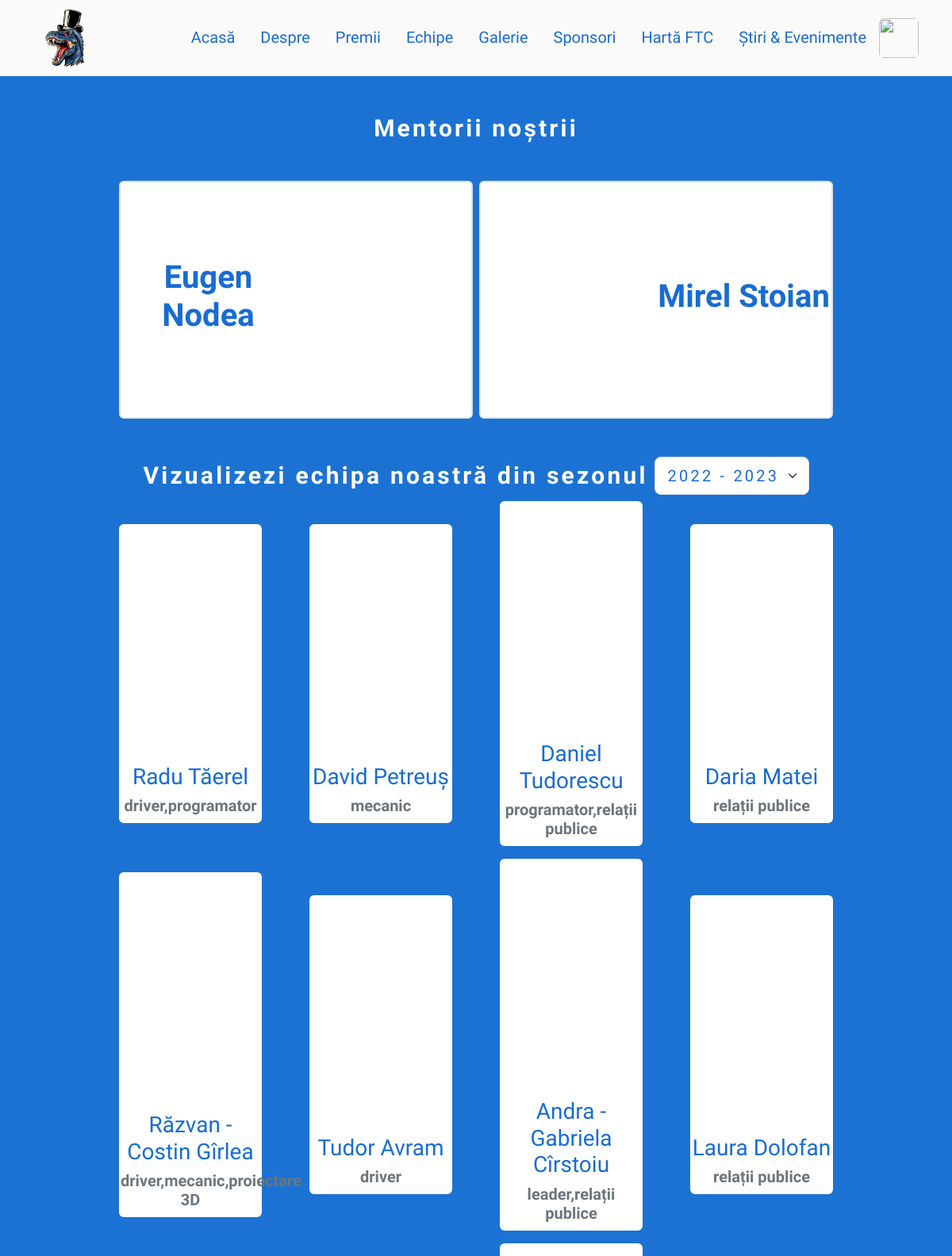
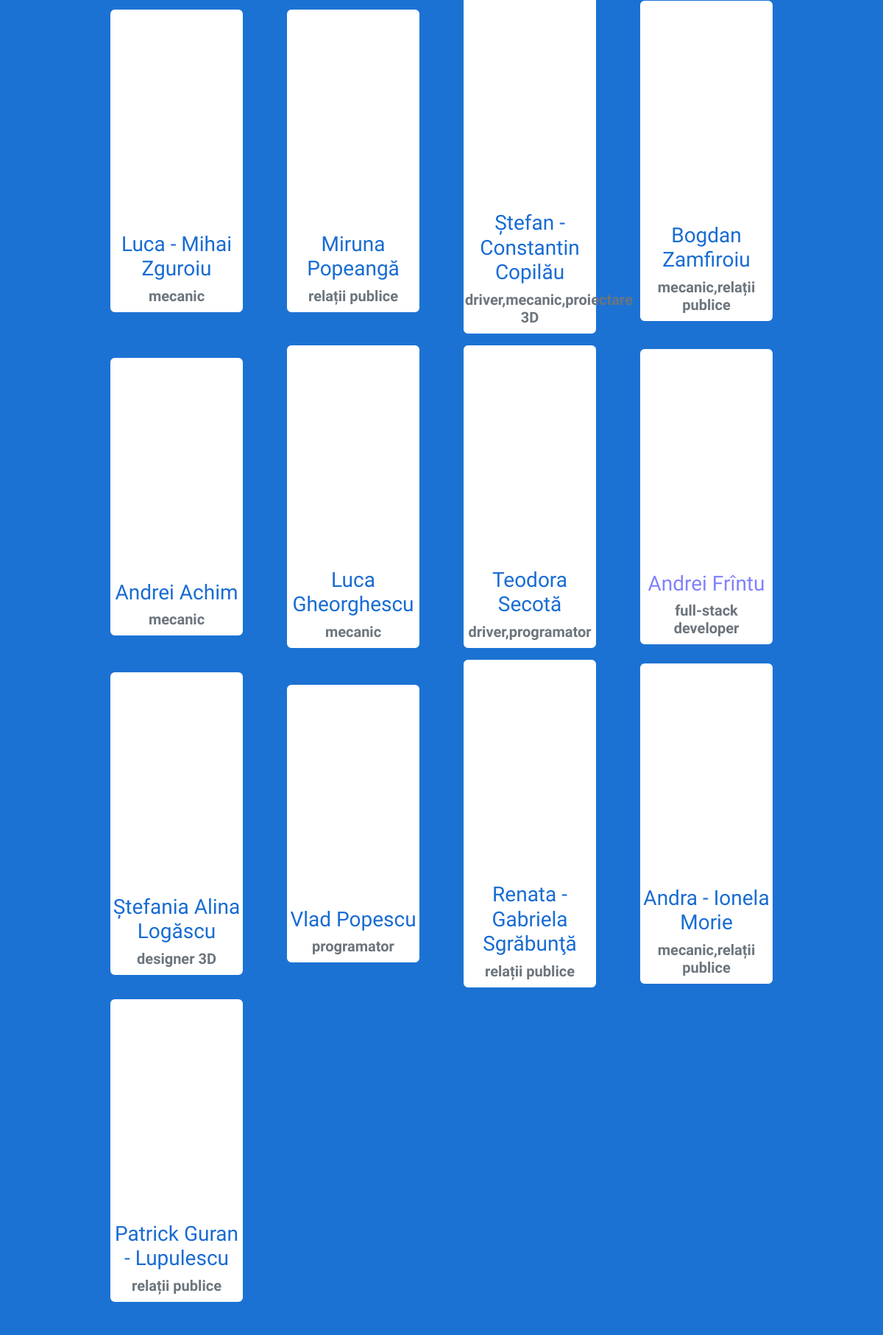
The app's page /team/2023 (upper part) with its own data (2 pictures, top to bottom).
### tables this page shows
CREATE TABLE `members` (
  `id` int(11) NOT NULL,
  `nume` varchar(250) NOT NULL,
  `rol` text NOT NULL,
  `poza` varchar(500) NOT NULL,
  `an` set('2019','2020','2021','2022','2023','2024') NOT NULL,
  `imp` text NOT NULL
);

### teams.php (the view, shortened to what this page needs)
<?php
    $db['mentenanta'] = true;
    $db['table'] = "members";
    $conn = mysqli_connect($db['server'], $db['user'], $db['password'], $db['name']);
    $router['lang'] = $l = (isset($_COOKIE['language'])) ? $_COOKIE['language'] : 1;
    $years_of_activity = array("2019", "2020", "2021", "2022", "2023", "2024");
    $year = (isset($_GET['y']) && in_array($_GET['y'], $years_of_activity)) ? $_GET['y'] : "2023";
?>
<!DOCTYPE html>
<html lang="<?php echo ($l == 1) ? "ro" : "en"; ?>">
<head>
    <link href="/static/styles.css" rel="stylesheet">
    <link href="https://cdn.jsdelivr.net/npm/bootstrap@5.3.0/dist/css/bootstrap.min.css" rel="stylesheet">
</head>
<body class="tb-background overflow-x-hidden">
    <section class="tb-hero overflow-hidden">
        <?php include_once("static/pages/navbar.php"); ?>
        <h1 class="text-unbounded text-center text-white mt-5"><?php echo ($l == 1) ? "Mentorii noștrii" : "Our mentors"; ?></h1>
        <div class="d-flex w-75 w-sm-100 m-auto gap-2 mt-5 fl-cont" id="Second">
            <div class="w-50 w-md-100 bg-white d-flex align-items-center justify-content-end border border-2 rounded fl-cont fil" style="min-height: 300px;">
                <div class="w-50 text-center">
                    <h1 class="text-blue fw-bold">Eugen Nodea</h1>
                </div>
                <div class="w-50 w-md-100 h-300" style="background-image: url('/static/member-photos/nodea.webp'); background-size: cover; background-position: center; min-height: 100%;"></div>
            </div>
            <div class="w-50 w-md-100 bg-white d-flex align-items-center justify-content-start border border-2 rounded fl-cont fir" style="min-height: 300px;">
                <div class="w-50 w-md-100 h-300" style="background-image: url('/static/member-photos/stoian.webp'); background-size: cover; background-position: center; min-height: 100%;"></div>
                <div class="w-50 text-center">
                    <h1 class="text-blue fw-bold">Mirel Stoian</h1>
                </div>
            </div>
        </div>
        <h1 class="text-unbounded text-center justify-content-center text-white mt-5 d-flex align-items-center gap-2 fl-cont"><?php echo ($l == 1) ? "Vizualizezi echipa noastră din sezonul" : "You are viewing our team from season"; ?>
        <select class="form-select form-select-lg text-unbounded text-blue w-sm-100" style="width: auto;" id="year">
                <option class="text-unbounded" value="2023" <?php if ($year == '2023') echo "selected"; ?>>2022 - 2023</option>
        </select></h1>
        <div class="w-75 w-sm-100 m-auto d-flex justify-content-between align-items-center gap-3 flex-wrap fl-cont" id="Thrid">
            <?php
                $contor = 0;
                $members = mysqli_query($conn, "SELECT * FROM `" . $db['table'] . "` WHERE `an` LIKE '%" . $year . "%' ORDER BY `nume`");
                $members_array = array();
                $roles = array(
                    'marketing' => 'marketing',
                    'mechanic' => 'mecanic',
                    'programmer' => 'programator',
                    'public relations' => 'relații publice',
                    '3D designer' => 'designer 3D',
                    'CAD' => 'proiectare 3D',
                    'outreach' => 'outreach',
                    'driver' => 'driver',
                    'mascot' => 'mascotă'
                );
                while ($cont = mysqli_fetch_assoc($members)) {
                    $member_object = new Member();
                    $nume = $cont['nume'];
                    $rolesArray = explode(",", $cont['rol']);
                    $rol = ($l == 1) ? implode(",", array_map(function($term) use ($roles) {
                        return isset($roles[$term]) ? $roles[$term] : $term;
                    }, $rolesArray)) : $cont['rol'];
                    $poza = $cont['poza'];
                    $imp = explode(",", $cont['imp']);
                    foreach ($imp as $key => $value) {
                        $imp[2019 + $key] = $value;
                    }
                    $an = $cont['an'];
                    $member_object->nume = $nume;
                    $member_object->rol = $rol;
                    $member_object->poza = str_replace("&#226;", "â", str_replace("&#351;", "ș", str_replace("&#350;", "Ș", str_replace("&#355;", "ț", $poza))));
                    $member_object->imp = $imp[$year];
                    $member_object->an = $an;
                    array_push($members_array, $member_object);
                }
                usort($members_array, function ($a, $b) {
                    if ($a->imp == $b->imp)
                        return 0;
                    elseif ($a->imp > $b->imp)
                        return -1;
                    else
                        return 1;
                });
                foreach ($members_array as $member) {
                    $contor = $contor + 1;
            ?>
            <div class="w-20 w-sm-100 d-flex flex-column rounded border border-2 border-white bg-white <?php
                $elementsPerRow = 4;
                if ($contor % $elementsPerRow == 1) echo "fil";
                else if ($contor % $elementsPerRow == 0) echo "fir";
                else echo "fib";
            ?>" style="min-height: 45vh;" id="Third<? echo $contor; ?>">
                <div style="background-image: url('<?php echo $member->poza; ?>'); background-size: cover; background-position: center; min-height: 300px; aspect-ratio: 1:1 !important;" id="<?php echo $member->nume; ?> "></div>
                <h3 class="text-center text-blue"><?php if ($member->nume == "Andrei Fr&#238;ntu") echo "<a href='https://codulluiandrei.ro/' style='color: #8282ff; text-decoration: none;'>" . $member->nume . "</a>"; else echo $member->nume; ?></h3>
                <h5 class="text-center text-secondary fw-bold"><?php echo $member->rol; ?></h5>
            </div>
            <?php
                }
            ?>
        </div>
    </section>
</body>
</html>

### static/pages/navbar.php (shortened to what this page needs)
<nav class="navbar navbar-expand-lg navbar-light" style="background: #fcfaf9ff !important; z-index: 999;">
    <div class="container">
        <div class="d-flex align-items-center fit">
            <img alt="" src="/static/logo/logo-v2-2024.png" width="80px">
        </div>
        <div class="offcanvas offcanvas-top h-100 bg-transparent" style="width: 100vw;" tabindex="-1" id="offcanvas_navbar">
            <div class="offcanvas-body d-flex justify-cotent-center align-items-center bg-dark-transparent">
                <ul class="navbar-nav justify-content-end text-center w-100 flex-grow-1 fs-5">
                    <li class="nav-item rounded fit"><a class="nav-link text-md-white text-md-lg" href="/"><?php echo ($l == 1) ? "Acasă" : "Home"; ?></a></li>
                    <li class="nav-item rounded fit"><a class="nav-link text-md-white text-md-lg" href="/about/"><?php echo ($l == 1) ? "Despre" : "About"; ?></a></li>
                    <li class="nav-item rounded fit"><a class="nav-link text-md-white text-md-lg" href="/awards/2023"><?php echo ($l == 1) ? "Premii" : "Awards"; ?></a></li>
                    <li class="nav-item rounded fit"><a class="nav-link text-md-white text-md-lg" href="/team/2024"><?php echo ($l == 1) ? "Echipe" : "Teams"; ?></a></li>
                    <li class="nav-item rounded fit"><a class="nav-link text-md-white text-md-lg" href="/gallery/"><?php echo ($l == 1) ? "Galerie" : "Gallery"; ?></a></li>
                    <li class="nav-item rounded fit"><a class="nav-link text-md-white text-md-lg" href="/sponsors/2023"><?php echo ($l == 1) ? "Sponsori" : "Sponsors"; ?></a></li>
                    <li class="nav-item rounded fit"><a class="nav-link text-md-white text-md-lg" href="/map/"><?php echo ($l == 1) ? "Hartă FTC" : "FTC Map"; ?></a></li>
                    <li class="nav-item rounded fit"><a class="nav-link text-md-white text-md-lg" href="/news/"><?php echo ($l == 1) ? "Știri & Evenimente" : "News & Events"; ?></a></li>
                    <li class="rounded fit"><img src="<?php echo ($l == 1) ? "/static/icons/icons8-great-britain.png" : "/static/icons/icons8-romania.png"; ?>" id="swapLanguage" onclick="swapLanguage()" style="width: 50px; height: 50px; cursor: pointer;" class="rounded"></li>
                </ul>
            </div>
        </div>
    </div>
</nav>

### static/styles.css (style rules this page uses)
:root { --night: #141516ff; --celtic-blue: #1c72d3ff; --celtic-blue-2: #186cd3ff; --royal-blue-web-color: #4b6ddaff; --saffron: #e6be3cff; --xanthous: #eeb225ff; --seasalt: #fcfaf9ff; }
* { font-family: 'K2D', sans-serif; font-weight: 500; }
.text-unbounded { font-family: 'Unbounded', cursive; font-weight: 600; letter-spacing: .2rem; font-size: 30px; }
.text-blue { color: var(--celtic-blue-2) !important; }
.nav-link { color: var(--celtic-blue-2) !important; }
.tb-background { background: var(--celtic-blue); }
.nav-item { border: 1px solid transparent; padding-left: 7px; padding-right: 7px; transition: .3s; }
.tb-hero { width: 100%; min-height: 100vh; }
select > option { background-color: #FFF; color: var(--celtic-blue); }
.w-20 { width: 20%; }
.fit { visibility: hidden; }
.fib { visibility: hidden; }
.fil { visibility: hidden; }
.fir { visibility: hidden; }
.fade-in-left, .fade-in-right, .fade-in-top, .fade-in-bottom { position: relative; }
.fade-in-left { animation: fil 0.4s; }
.fade-in-right { animation: fir 0.4s; }
.fade-in-top { animation: fit 0.4s; }
.fade-in-bottom { animation: fib 0.4s; }

### static/pages/footer.php (style rules this page uses)
img { max-width:none }

### records on screen
members: nume "Radu Tăerel", rol "driver,programator"
members: nume "David Petreuş", rol "mecanic"
members: nume "Daniel Tudorescu", rol "programator,relații publice"
members: nume "Daria Matei", rol "relații publice"
members: nume "Răzvan - Costin Gîrlea", rol "driver,mecanic,proiectare 3D"
members: nume "Tudor Avram", rol "driver"
members: nume "Andra - Gabriela Cîrstoiu", rol "leader,relații publice"
members: nume "Laura Dolofan", rol "relații publice"
members: nume "Luca - Mihai Zguroiu", rol "mecanic"
members: nume "Miruna Popeangă", rol "relații publice"
members: nume "Ştefan - Constantin Copilău", rol "driver,mecanic,proiectare 3D"
members: nume "Bogdan Zamfiroiu", rol "mecanic,relații publice"
members: nume "Andrei Achim", rol "mecanic"
members: nume "Luca Gheorghescu", rol "mecanic"
members: nume "Teodora Secotă", rol "driver,programator"
members: nume "Andrei Frîntu", rol "full-stack developer"
members: nume "Ştefania Alina Logăscu", rol "designer 3D"
members: nume "Vlad Popescu", rol "programator"
members: nume "Renata - Gabriela Sgrăbunţă", rol "relații publice"
members: nume "Andra - Ionela Morie", rol "mecanic,relații publice"
members: nume "Patrick Guran - Lupulescu", rol "relații publice"
